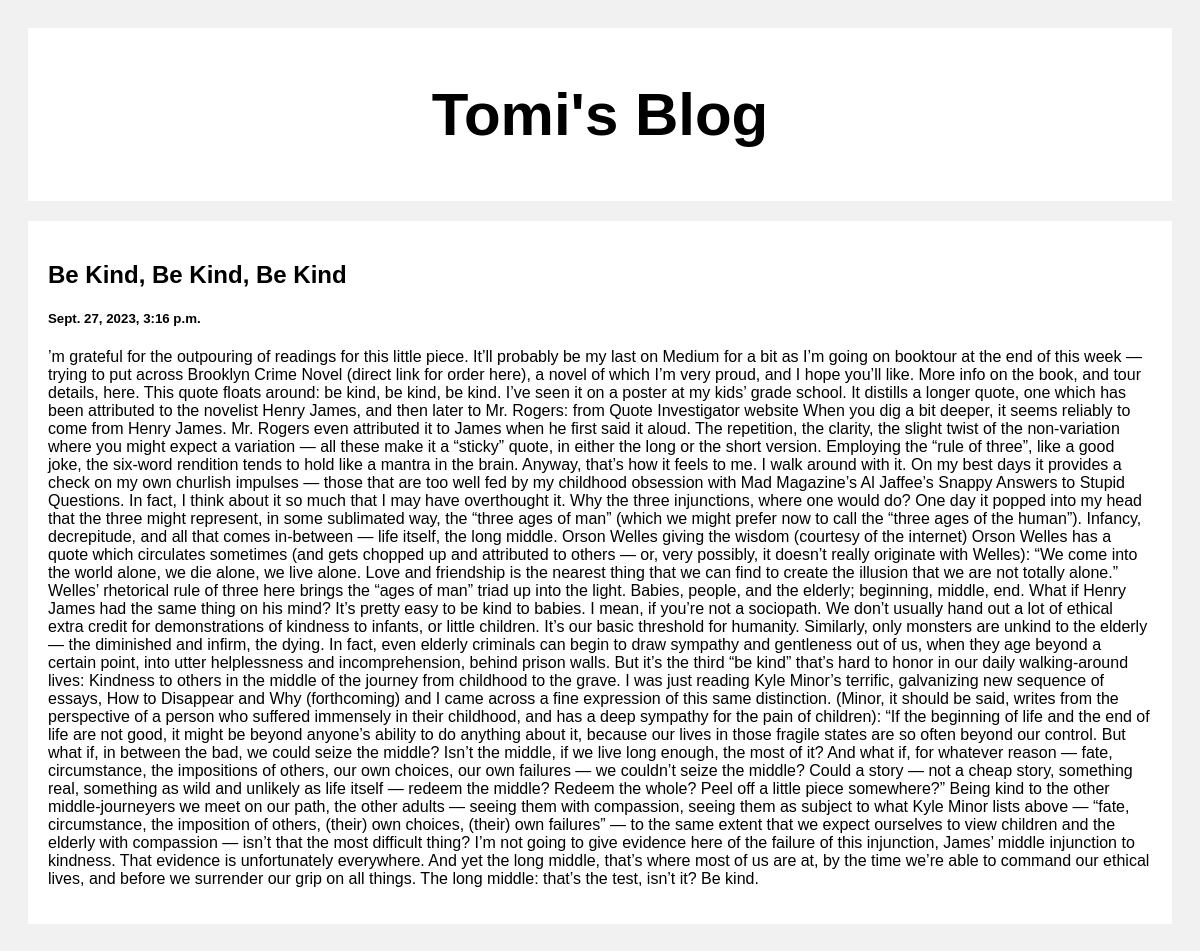
Screenshot of /post/2 with the database file from the repository.
### posts/models.py (models this page shows)
class Post(models.Model):
    title = models.CharField(max_length=100)
    body = models.CharField(max_length=100000000)
    created_at = models.DateTimeField(default=datetime.now,blank=True)

### posts/views.py (the view)
# urls.py: path('post/<str:pk>',views.post, name='post')
def post(request,pk):
    posts = Post.objects.get(id=pk)
    return render(request,'post.html',{'posts':posts})

### templates/post.html (shortened to what this page needs)
<!DOCTYPE html>
<html>
<head>
</head>
<body>
<div class="header">
  <h2>Tomi's Blog</h2>
</div>
<div class="row">
  <div class="leftcolumn">
    <div class="card">
        <h2>{{posts.title}}</h2>
        <h5>{{posts.created_at}}</h5>
        <p>{{posts.body}}</p>
    </div>
  </div>
</div>
</body>
</html>

### templates/post.html (style rules this page uses)
* { box-sizing: border-box; }
body { font-family: Arial; padding: 20px; background: #f1f1f1; }
.header { padding: 2px; font-size: 40px; text-align: center; background: white; }
.leftcolumn { float: left; width: 100%; }
.card { background-color: white; padding: 20px; margin-top: 20px; }
.row:after { content: ""; display: table; clear: both; }

### rows the page displays
Post: title "Be Kind, Be Kind, Be Kind", created_at "Sept. 27, 2023, 3:16 p.m.", body "’m grateful for the outpouring of readings for this little piece. It’ll probably be my last on Medium for a bit as I’m going on booktour at the end of this week — trying to put across Brooklyn Crime Novel (direct link for order here), a novel of which I’m very proud, and I hope you’ll like. More info on the book, and tour details, here. This quote floats around: be kind, be kind, be kind. I’ve seen it on a poster at my kids’ grade school. It distills a longer quote, one which has been attributed to the novelist Henry James, and then later to Mr. Rogers: from Quote Investigator website When you dig a bit deeper, it seems reliably to come from Henry James. Mr. Rogers even attributed it to…"
